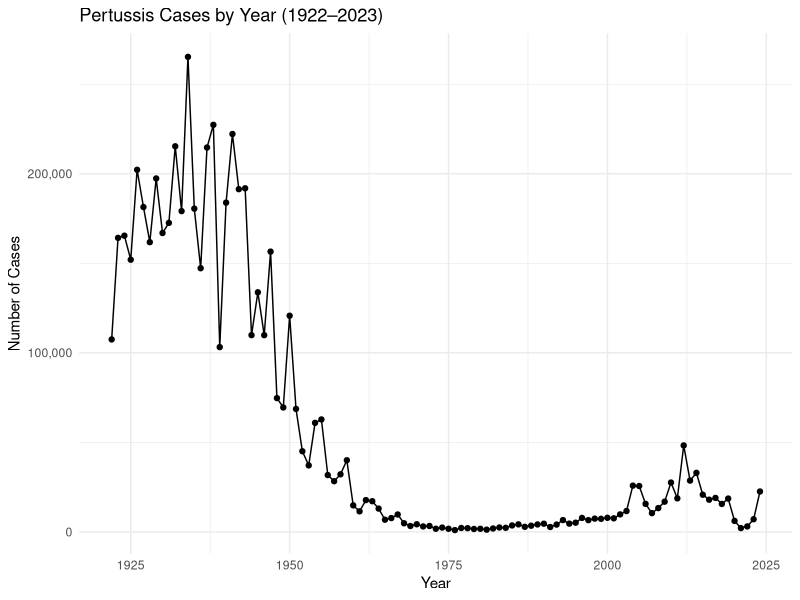
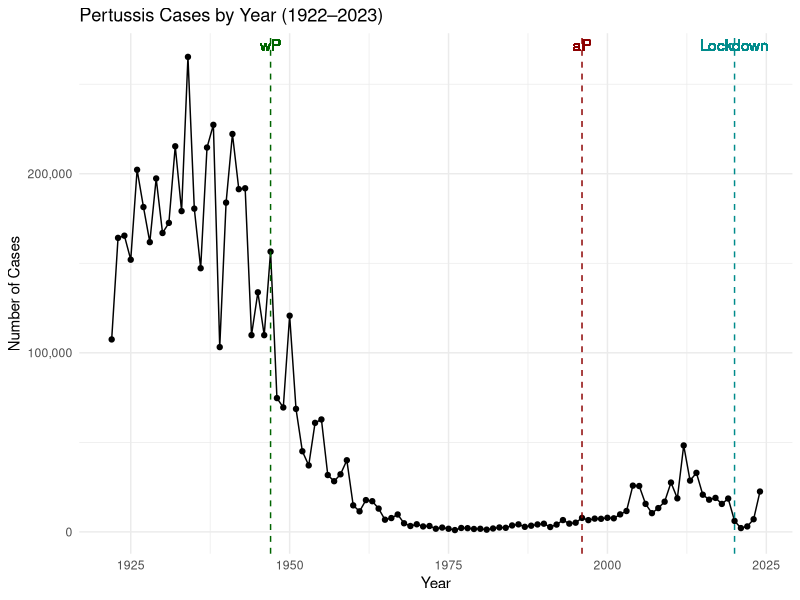

Generate these figures, in order, with R: (Note: this script raises an error after producing the figures.)
## ---- chunk 1
cdc <- data.frame(
                          year = c(1922L,
                                   1923L,1924L,1925L,1926L,1927L,1928L,
                                   1929L,1930L,1931L,1932L,1933L,1934L,1935L,
                                   1936L,1937L,1938L,1939L,1940L,1941L,
                                   1942L,1943L,1944L,1945L,1946L,1947L,1948L,
                                   1949L,1950L,1951L,1952L,1953L,1954L,
                                   1955L,1956L,1957L,1958L,1959L,1960L,
                                   1961L,1962L,1963L,1964L,1965L,1966L,1967L,
                                   1968L,1969L,1970L,1971L,1972L,1973L,
                                   1974L,1975L,1976L,1977L,1978L,1979L,1980L,
                                   1981L,1982L,1983L,1984L,1985L,1986L,
                                   1987L,1988L,1989L,1990L,1991L,1992L,1993L,
                                   1994L,1995L,1996L,1997L,1998L,1999L,
                                   2000L,2001L,2002L,2003L,2004L,2005L,
                                   2006L,2007L,2008L,2009L,2010L,2011L,2012L,
                                   2013L,2014L,2015L,2016L,2017L,2018L,
                                   2019L,2020L,2021L,2022L,2023L,2024L),
  cases = c(107473,
                                   164191,165418,152003,202210,181411,
                                   161799,197371,166914,172559,215343,179135,
                                   265269,180518,147237,214652,227319,103188,
                                   183866,222202,191383,191890,109873,
                                   133792,109860,156517,74715,69479,120718,
                                   68687,45030,37129,60886,62786,31732,28295,
                                   32148,40005,14809,11468,17749,17135,
                                   13005,6799,7717,9718,4810,3285,4249,
                                   3036,3287,1759,2402,1738,1010,2177,2063,
                                   1623,1730,1248,1895,2463,2276,3589,
                                   4195,2823,3450,4157,4570,2719,4083,6586,
                                   4617,5137,7796,6564,7405,7298,7867,
                                   7580,9771,11647,25827,25616,15632,10454,
                                   13278,16858,27550,18719,48277,28639,
                                   32971,20762,17972,18975,15609,18617,6124,
                                   2116,3044,7063, 22538)
)
## ---- chunk 2
library(ggplot2)
ggplot(cdc, aes(year, cases)) +
  geom_line() +
  geom_point() +
  scale_y_continuous(labels = scales::comma) +
  labs(
    title = "Pertussis Cases by Year (1922–2023)",
    x = "Year",
    y = "Number of Cases"
  ) +
  theme_minimal()
## ---- chunk 3
ggplot(cdc, aes(year, cases)) +
  geom_line() +
  geom_point() +
  scale_y_continuous(labels = scales::comma) +
  labs(
    title = "Pertussis Cases by Year (1922–2023)",
    x = "Year",
    y = "Number of Cases"
  ) +
  theme_minimal() +
  geom_vline(xintercept = 1947, col = "darkgreen", linetype="dashed") + 
  geom_vline(xintercept = 1996, col = "darkred", linetype="dashed") + 
  geom_vline(xintercept = 2020, col = "darkcyan", linetype="dashed") + 
  geom_text(aes(x = 1947, y = max(cases), label = "wP"),
            color = "darkgreen", vjust = -0.5) +
  geom_text(aes(x = 1996, y = max(cases), label = "aP"),
            color = "darkred", vjust = -0.5) +
  geom_text(aes(x = 2020, y = max(cases), label = "Lockdown"),
            color = "darkcyan", vjust = -0.5)
## ---- chunk 4
library(jsonlite)

subject <- read_json(path = "https://www.cmi-pb.org/api/v5_1/subject", simplifyVector = TRUE)

head(subject)
## ---- chunk 5
nrow(subject)
## ---- chunk 6
table(subject$infancy_vac)
## ---- chunk 7
table(subject$biological_sex)
## ---- chunk 8
table(subject$race, subject$biological_sex)
## ---- chunk 9
library(jsonlite)

specimen <- read_json(path = "https://www.cmi-pb.org/api/v5_1/specimen", simplifyVector = TRUE)

head(specimen)
## ---- chunk 10
library(jsonlite)

ab_titer <- read_json(path = "https://www.cmi-pb.org/api/v5_1/plasma_ab_titer", simplifyVector = TRUE)

head(ab_titer)
## ---- chunk 11
library(dplyr)

meta <- inner_join(subject, specimen)
head(meta)
## ---- chunk 12
abdata <- inner_join(meta, ab_titer)
head(abdata)
## ---- chunk 13
nrow(abdata)
## ---- chunk 14
table(abdata$isotype)
## ---- chunk 15
table(abdata$dataset)
## ---- chunk 16
unique(abdata$antigen)
## ---- chunk 17
igg <- abdata |>
  filter(isotype == "IgG")
head(igg)
## ---- chunk 18
library(ggplot2)

ggplot(igg) +
  aes(MFI_normalised, antigen) +
  geom_boxplot() + 
    xlim(0,75) +
  facet_wrap(vars(visit), nrow=2)
## ---- chunk 19
ggplot(igg) +
  aes(MFI_normalised, antigen, col=infancy_vac) +
  geom_boxplot() + 
  facet_wrap(vars(visit), nrow=2) +
  xlim(0,75) +
  theme_bw()
## ---- chunk 20
library(ggplot2)
library(dplyr)
abdata.21 <- abdata %>% filter(dataset == "2021_dataset")

abdata.21 %>% 
  filter(isotype == "IgG",  antigen == "PT") %>%
  ggplot() +
    aes(x=planned_day_relative_to_boost,
        y=MFI_normalised,
        col=infancy_vac,
        group=subject_id) +
    geom_point() +
    geom_line() +
    geom_vline(xintercept=0, linetype="dashed") +
    geom_vline(xintercept=14, linetype="dashed") +
  labs(title="2021 dataset IgG PT",
       subtitle = "Dashed lines indicate day 0 (pre-boost) and 14 (apparent peak levels)") +
  theme_minimal()
